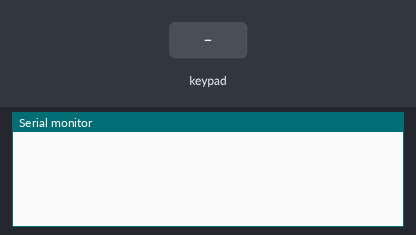
Recording of a sketch running on a simulated Arduino Mega 2560, built with avr-gcc and run on an emulated ATmega2560. Parts: the last lines printed to the serial monitor. The test bench sets the inputs (shaded band).

Above: at 1.2 s.
1.3 s: key '1' pressed
At 2.5 s:
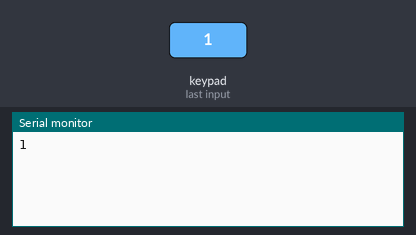
2.8 s: keypad keys 3 4 3 5 3 6 3 7 A pressed 0.4 s apart
At 6.4 s:
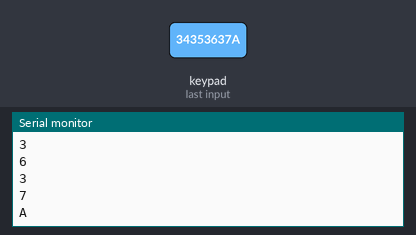
7.9 s: key 's' pressed
At 8.9 s:
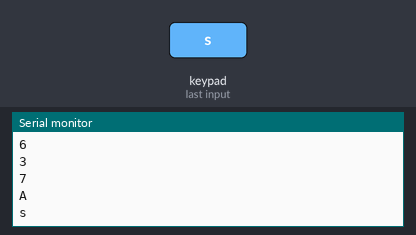
9.4 s: key 'f' pressed
At 10.2 s:
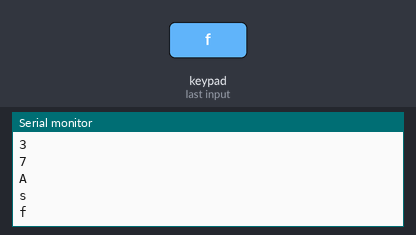
10.9 s: key 'b' pressed
At 12.1 s:
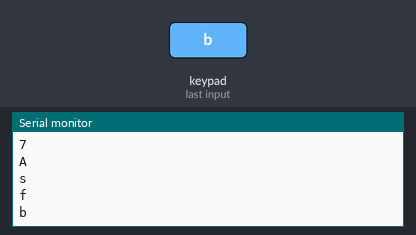
12.4 s: key 'd' pressed
At 13.5 s:
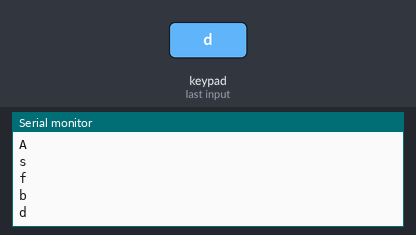
Timing chart, 0 to 14.9 s (numbered marks = the images above; inputs shaded):
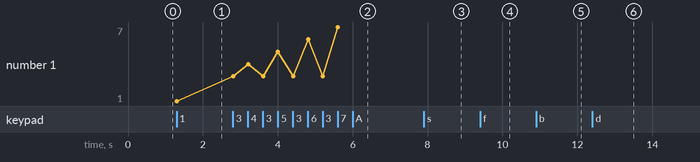

The sketch:

controlPad.ino
```cpp
//Tony Wang
//GMU Mechanical Engineering Multidisciplinary: Senior Design 2018-2019
//other pertinent info
//sources and credits:....tbd

#include <Keypad.h> //required for Keypad library to be used
//reference link: https://playground.arduino.cc/Code/Keypad/
//more arduino matrixing:   https://www.arduino.cc/en/Tutorial/RowColumnScanning
//ghosting/masking: http://weirdscience.us/index.php/2017/03/01/ghosting-and-masking/

const byte rows = 4; //four rows
const byte cols = 6; //three columns
char keys[rows][cols] = {
  {'1', '2', '3', 's', 'f', 'b'},
  {'4', '5', '6', 'd', 'l', 'r'},
  {'7', '8', '9'},
  {'.', '0', 'e', 'A', 'B', 'C'}
};

byte rowPins[rows] = {34, 35, 36, 37}; //connect to the row pinouts of the keypad
byte colPins[cols] = {38, 39, 40, 41, 42, 43}; //connect to the column pinouts of the keypad
Keypad keypad = Keypad( makeKeymap(keys), rowPins, colPins, rows, cols );

void setup(){
  Serial.begin(9600);
}

void loop(){
  char key = keypad.getKey();

  if (key != NO_KEY){
    Serial.println(key);
  }
}
```

Measured:
- after the input at 1.3 s, the serial monitor: prints a new line at once (image 1)
- after the input at 2.8 s, the serial monitor: prints a new line at once (image 2)
- after the input at 7.9 s, the serial monitor: prints a new line at once (image 3)
- after the input at 9.4 s, the serial monitor: prints a new line at once (image 4)
- after the input at 10.9 s, the serial monitor: prints a new line at once (image 5)
- after the input at 12.4 s, the serial monitor: prints a new line at once (image 6)
- plotted number 1: 1 → 7 after the input at 2.8 s
